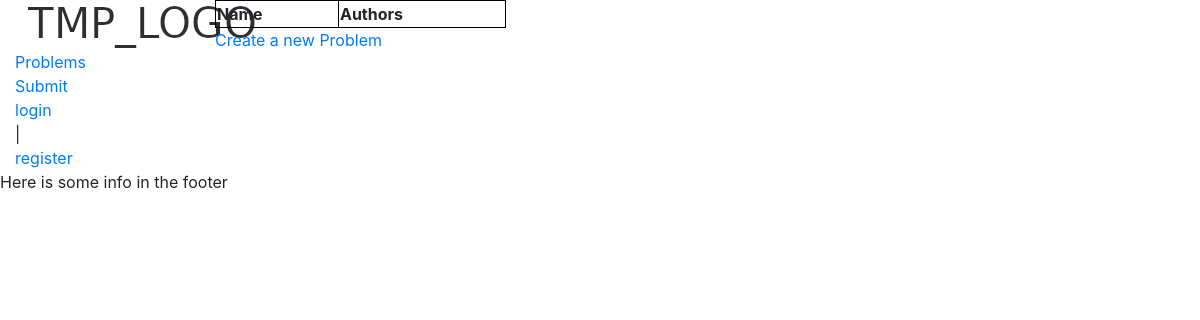
Page /problem/ on the earlier database version.
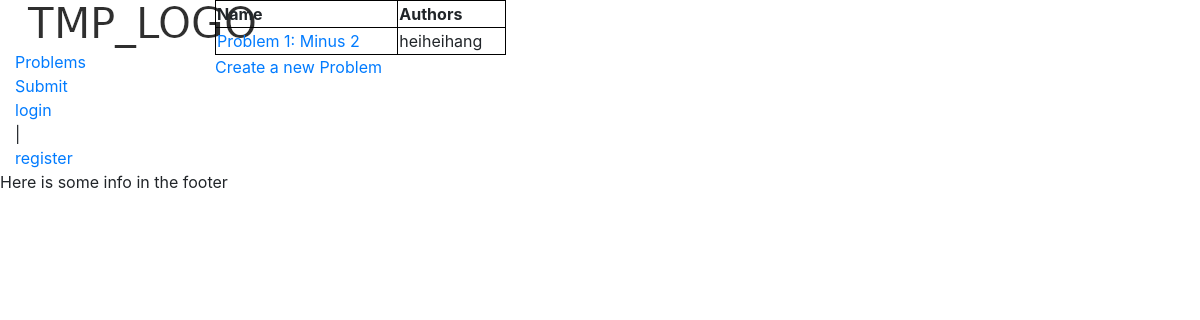
Same page on the later database version.
### problem/models.py (models this page shows, shortened)
class ProblemModel(models.Model):
    name = models.CharField(max_length=100)
    authors = models.ManyToManyField(get_user_model())
    creation_time = models.DateTimeField(auto_now_add=True)
    problem_statement = models.TextField()
    def author_string(self):
        authors_names = [a.get_username() for a in self.authors.all()]
        authors_names.sort()
        num_of_authors = len(authors_names)
        if num_of_authors == 0:
            return 'None'
        elif num_of_authors == 1:
            return authors_names[0]
        else:
            return ', '.join(authors_names[:-1]) + ' and ' + authors_names[-1]

### problem/views.py (the view)
# urls.py: path('', views.problem_index_view, name='problem_index'),
def problem_index_view(request):
    if request.method == 'GET':
        problems = ProblemModel.objects.all()
        if(len(problems) > 10):
            problems = ProblemModel.objects.all()[:10].get()
        return render(request, 'problem/index.html', {'problems': problems})
    return HttpResponseNotAllowed(['GET'])

### problem/templates/problem/index.html
{% extends 'base.html' %}
{% block content %}
<div class="problem-list">
    <table class="problem-list-table">
        <tr>
        <th>Name</th>
        <th>Authors</th>
        </tr>
        {% for problem in problems %}
        <tr>
        <td><a href="{{ problem.id }}">{{ problem.name }}</a></td>
        <td>{{ problem.author_string }}</td>
        </tr>
        {% endfor %}
    </table>
</div>
<div class="create-button">
  <a href = "create/"> Create a new Problem </a>
</div>
{% endblock %}

### templates/base.html (shortened to what this page needs)
{% load static %}
<!DOCTYPE html>
<html lang="en">
<head>
    <link rel="stylesheet" href = "{% static "style.css"%}">
    <link rel="stylesheet" href="https://stackpath.bootstrapcdn.com/bootstrap/4.4.1/css/bootstrap.min.css">
</head>
<body>
    <div class="container-fluid">
        <div class="row">
          <div class="col-sm-2">
            {% block navbar %}
            <div class="sidebar-nav">
              <div class="logo"><a href="/"><img src="{% static 'tmp_logo.png' %}" /></a></div>
        <div><a href="/problem">Problems</a>  </div>
        <div><a href="/submission">Submit</a></div>
          {% if user.is_authenticated %}
          <div><a href="{{user.userprofile.get_absolute_url}}">{{ user.get_username }}</a></div>
          <div> <a href="/accounts/logout?next={{ request.path | urlencode }}">logout</a></div>
          {% else %}
          <div><a href="/accounts/login?next={{ request.path | urlencode }}">login</a></div>
          |
          <div><a href="/accounts/register">register</a></div>
          {% endif %}
          {% endblock %}
        </div>
      </div>
      <div class="col-sm-10">
        {% block content %}{% endblock %}
      </div>
      </div>
    </div>
      {% block footer %}
      <footer>
          Here is some info in the footer
      </footer>
      {% endblock %}
</body>
</html>

### static/style.css (style rules this page uses)
table, th, td { border: 1px solid black; }
.problem-list-table { width : 30% }

Differences in the rows shown:
added ProblemModel: name "Problem 1: Minus 2", author_string "heiheihang"
